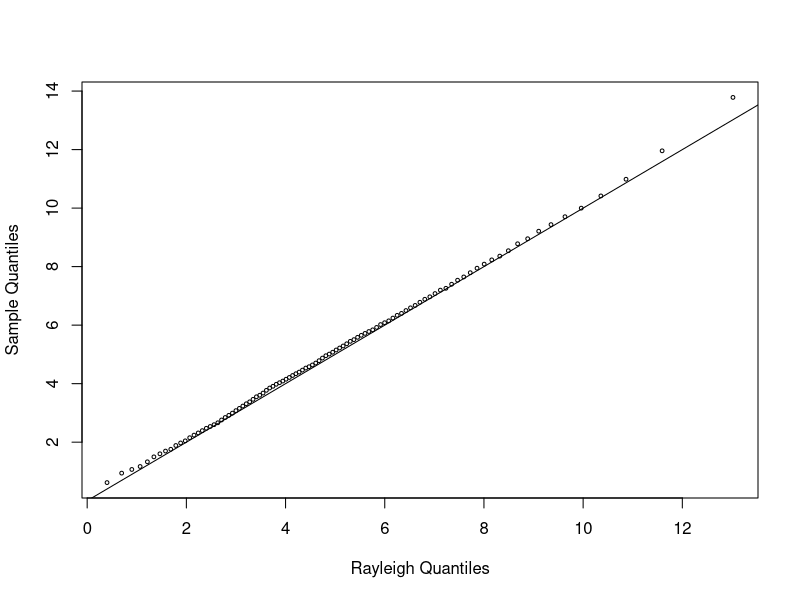
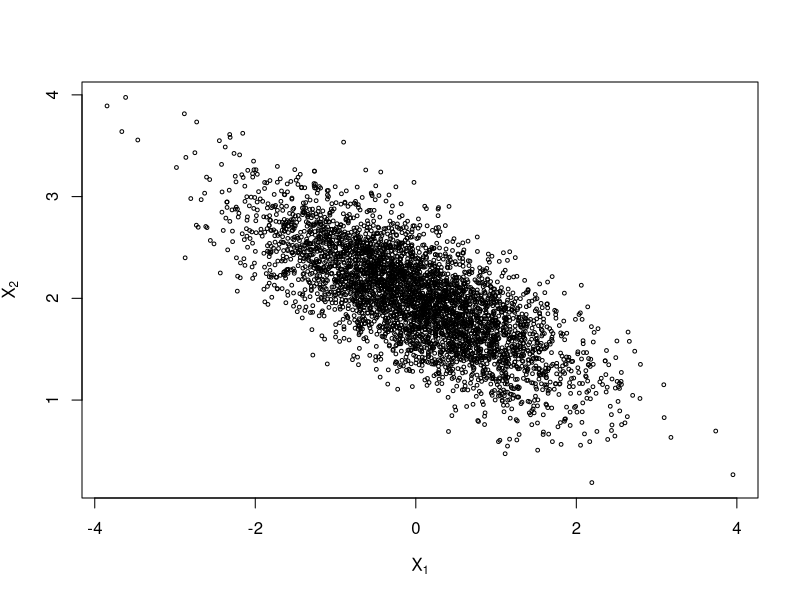

Generate these figures, in order, with R:
## ---- chunk 1

rayleigh <- function(x, sigma){
        return ((x/sigma^2)*exp(-x^2/(2*sigma^2))) # Rayleigh distribution를 함수로 정의
}

m <- 10000
sigma <- 4
x <- numeric(m)
x[1] <- rchisq(1, df = 1) # initial value 
k <- 0 
u <- runif(m) # generate u from U(0,1)

for (i in 2:m) {
        xt <- x[i-1]
        y <- rchisq(1, df = xt)
        num <- rayleigh(y, sigma)*dchisq(xt, df = y) # posterior theta t
        den <- rayleigh(xt, sigma)*dchisq(y, df = xt) # posterior theta t-1
        
        if (u[i] <= num/den) {
                x[i] <- y # accept 
        }else {
                x[i] <- xt # reject 
                k <- k+1
        }
}
k # reject된 갯수 

## ---- chunk 2
b <- 2001
y <- x[b:m]
a <- ppoints(100)
QR <- sigma*sqrt(-2*log(1-a))
Q <- quantile(y, a)

qqplot(QR, Q, main = '', cex = 0.5, xlab = 'Rayleigh Quantiles', ylab = 'Sample Quantiles')
abline(0,1)
## ---- chunk 3
N <- 500               
burn <- 100            
n <- 16
alpha <- 2
beta <- 4
x <- rep(0, N)
y <- rep(0, N)


x[1] <- rbinom(1, prob = 0.5, size = n)
y[1] <- rbeta(1, x[1]+alpha, n-x[1]+beta)

for (i in 2:N) {
        x[i] <- rbinom(1, prob = y[i-1], size = n)
        y[i] <- rbeta(1, x[i]+alpha, n-x[i]+beta)
}

burn_x <- x[(burn+1):N]

## ---- chunk 4
N <- 5000               
burn <- 1000            
X <- matrix(0, N, 2)    

rho <- -.75             
mu1 <- 0
mu2 <- 2
sigma1 <- 1
sigma2 <- .5
s1 <- sqrt(1-rho^2)*sigma1
s2 <- sqrt(1-rho^2)*sigma2


X[1, ] <- c(mu1, mu2) # 초기값

for (i in 2:N) {
        x2 <- X[i-1, 2] # x2가 주어짐
        m1 <- mu1 + rho * (x2 - mu2) * sigma1/sigma2 # x2가 주어졌을 때 x1 조건부 분포의 평균 
        X[i, 1] <- rnorm(1, m1, s1) # 조건부 분포로 생성된 x1 업데이트 
        x1 <- X[i, 1]
        m2 <- mu2 + rho * (x1 - mu1) * sigma2/sigma1 # x1이 주어졌을 때 x2 조건부 분포의 평균
        X[i, 2] <- rnorm(1, m2, s2) # 조건부 분포로 생성된 x1 업데이트
}

b <- burn + 1 # 임의로 부여한 initial value의 효과를 없앰. 
x <- X[b:N, ] # 1000개 버림

colMeans(x) # 0, 2에 거의 근사 
cov(x)
cor(x) # rho = -0.75에 거의 근사 

plot(x, main = '', cex = 0.5, xlab = bquote(X[1]), ylab = bquote(X[2]), ylim = range(x[, 2]))

